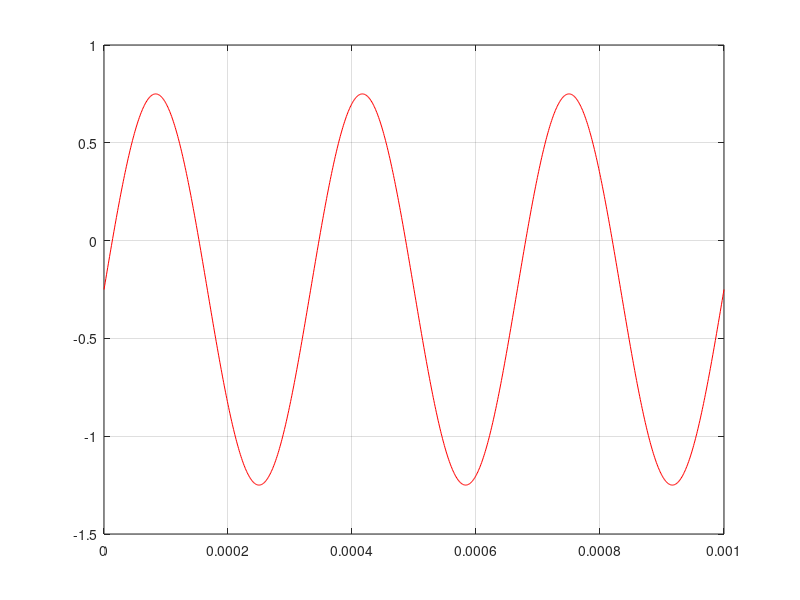

The MATLAB source for this figure: (Note: this script raises an error after producing the figure.)
clc; clear; close all;

dt = 0.000001;
t = 0:dt:0.001;

f0 = 3000;
s = -1/4 + sin(2*pi*f0*t);

fs = 10000;
Dt = 1/fs;

N = 10;

ts = 0:Dt:(N-1)*Dt;

x = -1/4 + sin(2*pi*f0*ts)

figure(1);
plot(t,s, "r"); hold on; grid on;
stem(ts,x,'b.', MarkerSize=10);

Df = fs/N;

f = 0:Df:(N-1)*Df;

X = calcDFT(x)
figure(2);
subplot(2,1,1);
stem(f,fftshift(abs(X)),"c.", MarkerSize=10);hold on;
subplot(2,1,2);
stem(f,fftshift(angle(X)/pi),"c.", MarkerSize=10);hold on;

X_spr = fft(x)
subplot(2,1,1);
stem(f,fftshift(abs(X_spr)),"m.", MarkerSize=10);
subplot(2,1,2);
stem(f,fftshift(angle(X_spr))/pi,"m.", MarkerSize=10);

err = max(abs(X-X_spr(:)))

x_i = calcIDFT(X)

figure(1);
stem(ts,x_i,"m.", MarkerSize=5);

x_ispr = ifft(X);

err2 = max(abs(x_i-x_ispr))

s2 = -1/4 + 1/2 * cos(6000*pi*t-pi/2) + 1/2 * cos(6000*pi*t-pi/2);

s_2 = zeros(1,length(t));


%for n=1:length(x):

%end

figure(1);
plot(t,s2,"g");

y = rand(1,4)*10
z = rand(1,4)*10

Y = calcDFT(y);
Z = calcDFT(z);

a = 3;
b = 4;

dft_lin = calcDFT(a*y + b*z)
comp_dft_lin = a*Y + b*Z

err3 = max(abs(dft_lin- comp_dft_lin))

sk = rand(1,4)*10
SK = calcDFT(sk);

%sk2 = sk*